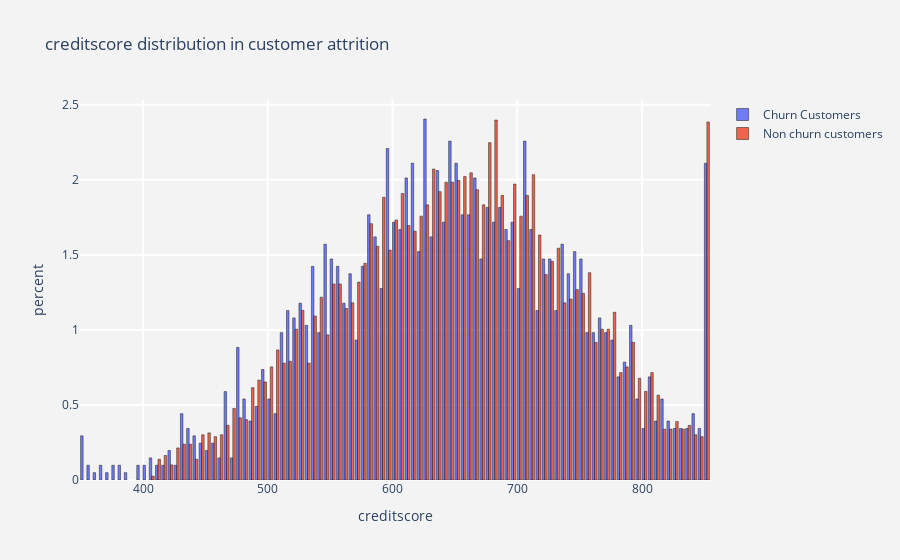

Source (notebook cell):
### Code cell
# Calling the function for plotting the histogram for credit score column 
histogram(num_cols[0])

### Figure 1 — Plotly figure (JSON) as saved in the notebook; plotly's stock layout.template omitted (floating-point values rounded to 4 significant figures; data arrays with more than 128 entries replaced by an {"elided": "..."} marker saying what was removed)
{"data": [{"histnorm": "percent", "marker": {"line": {"color": "black", "width": 0.5}}, "name": "Churn Customers", "opacity": 0.9, "type": "histogram", "x": {"elided": "2037 int values"}}, {"histnorm": "percent", "marker": {"line": {"color": "black", "width": 0.5}}, "name": "Non churn customers", "opacity": 0.9, "type": "histogram", "x": {"elided": "7963 int values"}}], "layout": {"paper_bgcolor": "rgb(243,243,243)", "plot_bgcolor": "rgb(243,243,243)", "title": {"text": "creditscore distribution in customer attrition "}, "xaxis": {"gridcolor": "rgb(255, 255, 255)", "gridwidth": 2, "ticklen": 5, "title": {"text": "creditscore"}, "zerolinewidth": 1}, "yaxis": {"gridcolor": "rgb(255, 255, 255)", "gridwidth": 2, "ticklen": 5, "title": {"text": "percent"}, "zerolinewidth": 1}}}
